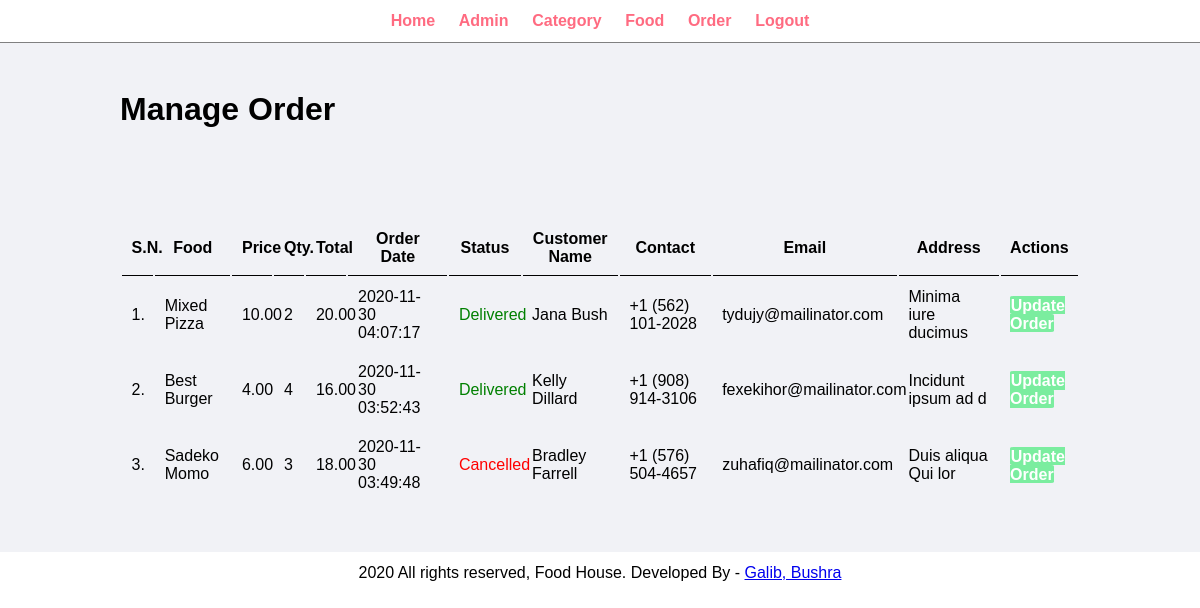
Page /admin/manage-order.php (signed in) on the earlier database version.
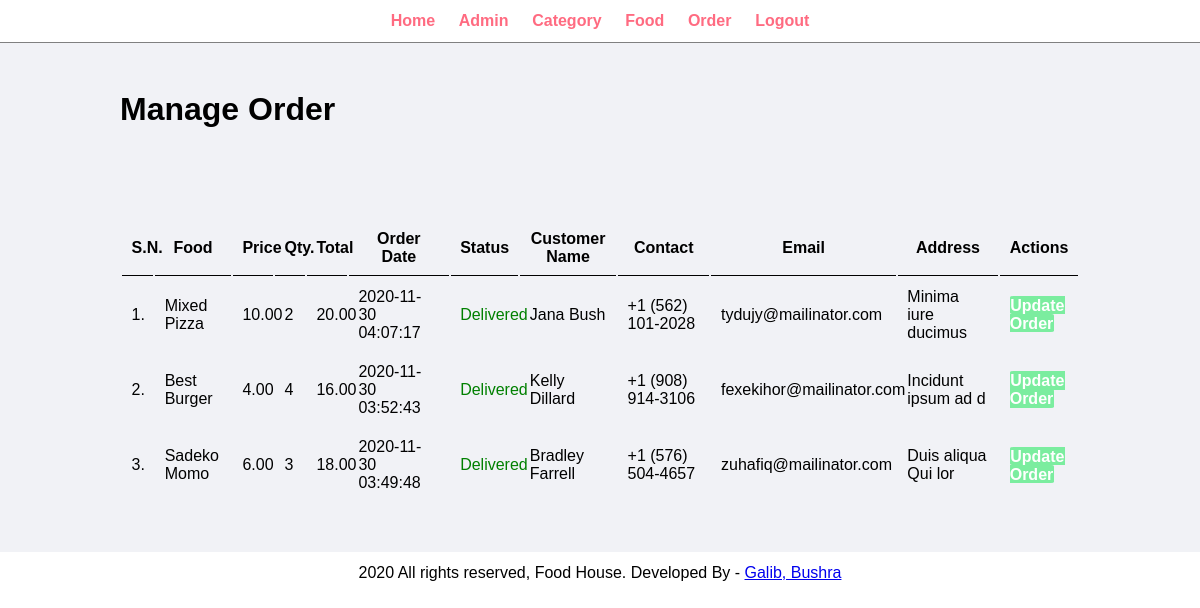
Same page on the later database version.
### tables this page shows
CREATE TABLE `tbl_order` (
  `id` int(10) UNSIGNED NOT NULL,
  `food` varchar(150) NOT NULL,
  `price` decimal(10,2) NOT NULL,
  `qty` int(11) NOT NULL,
  `total` decimal(10,2) NOT NULL,
  `order_date` datetime NOT NULL,
  `status` varchar(50) NOT NULL,
  `customer_name` varchar(150) NOT NULL,
  `customer_contact` varchar(20) NOT NULL,
  `customer_email` varchar(150) NOT NULL,
  `customer_address` varchar(255) NOT NULL
);

### admin/manage-order.php (the view, shortened to what this page needs)
<link rel="stylesheet" type="text/css" href="../css/admin.css">
<?php include('partials/menu.php'); ?>
<div class="main-content">
    <div class="wrapper">
        <h1>Manage Order</h1>
                <br /><br /><br />
                <br><br>
                <table class="tbl-full">
                    <tr>
                        <th>S.N.</th>
                        <th>Food</th>
                        <th>Price</th>
                        <th>Qty.</th>
                        <th>Total</th>
                        <th>Order Date</th>
                        <th>Status</th>
                        <th>Customer Name</th>
                        <th>Contact</th>
                        <th>Email</th>
                        <th>Address</th>
                        <th>Actions</th>
                    </tr>
                    <?php
                        $sql = "SELECT * FROM tbl_order ORDER BY id DESC";
                        $res = mysqli_query($conn, $sql);
                        $count = mysqli_num_rows($res);
                        $sn = 1;
                        if($count>0)
                        {
                            while($row=mysqli_fetch_assoc($res))
                            {
                                $id = $row['id'];
                                $food = $row['food'];
                                $price = $row['price'];
                                $qty = $row['qty'];
                                $total = $row['total'];
                                $order_date = $row['order_date'];
                                $status = $row['status'];
                                $customer_name = $row['customer_name'];
                                $customer_contact = $row['customer_contact'];
                                $customer_email = $row['customer_email'];
                                $customer_address = $row['customer_address'];
                                ?>
                                    <tr>
                                        <td><?php echo $sn++; ?>. </td>
                                        <td><?php echo $food; ?></td>
                                        <td><?php echo $price; ?></td>
                                        <td><?php echo $qty; ?></td>
                                        <td><?php echo $total; ?></td>
                                        <td><?php echo $order_date; ?></td>
                                        <td>
                                            <?php
                                                if($status=="Ordered")
                                                {
                                                    echo "<label>$status</label>";
                                                }
                                                elseif($status=="On Delivery")
                                                {
                                                    echo "<label style='color: orange;'>$status</label>";
                                                }
                                                elseif($status=="Delivered")
                                                {
                                                    echo "<label style='color: green;'>$status</label>";
                                                }
                                                elseif($status=="Cancelled")
                                                {
                                                    echo "<label style='color: red;'>$status</label>";
                                                }
                                            ?>
                                        </td>
                                        <td><?php echo $customer_name; ?></td>
                                        <td><?php echo $customer_contact; ?></td>
                                        <td><?php echo $customer_email; ?></td>
                                        <td><?php echo $customer_address; ?></td>
                                        <td>
                                            <a href="<?php echo SITEURL; ?>admin/update-order.php?id=<?php echo $id; ?>" class="btn-secondary">Update Order</a>
                                        </td>
                                    </tr>
                                <?php
                            }
                        }
                        else
                        {
                            echo "<tr><td colspan='12' class='error'>Orders not Available</td></tr>";
                        }
                    ?>
                </table>
    </div>
</div>
<?php include('partials/footer.php'); ?>

### admin/partials/menu.php (shortened to what this page needs)
<html>
    <head>
        <link rel="stylesheet" href="../css/admin.css">
    </head>
    <body>
        <div class="menu text-center">
            <div class="wrapper">
                <ul>
                    <li><a href="index.php">Home</a></li>
                    <li><a href="manage-admin.php">Admin</a></li>
                    <li><a href="manage-category.php">Category</a></li>
                    <li><a href="manage-food.php">Food</a></li>
                    <li><a href="manage-order.php">Order</a></li>
                    <li><a href="logout.php">Logout</a></li>
                </ul>
            </div>
        </div>

### admin/partials/footer.php
<div class="footer">
            <div class="wrapper">
                <p class="text-center">2020 All rights reserved, Food House. Developed By - <a href="#"> Galib, Bushra</a></p>
            </div>
        </div>
    </body>
</html>

### css/admin.css (style rules this page uses)
* { margin: 0; padding: 0; font-family: Arial, Helvetica, sans-serif; }
.wrapper { padding: 1%; width: 80%; margin: 0 auto; }
.text-center { text-align: center; }
.menu { border-bottom: 1px solid gray; }
.menu ul { list-style-type: none; }
.menu ul li { display: inline; padding: 1%; }
.menu ul li a { text-decoration: none; font-weight: bold; color: #ff6b81; }
.main-content { padding: 3% 0; background-color: #f1f2f6; }
.tbl-full { width: 100%; }
table tr th { border-bottom: 1px solid black; padding: 1%; }
table tr td { padding: 1%; }
.btn-secondary { background-color: #7bed9f; padding: 1%; color: white; text-decoration: none; font-weight: bold; border-radius: 7%; }

Differences in the rows shown:
changed tbl_order "Sadeko Momo": status "Cancelled" → "Delivered"
